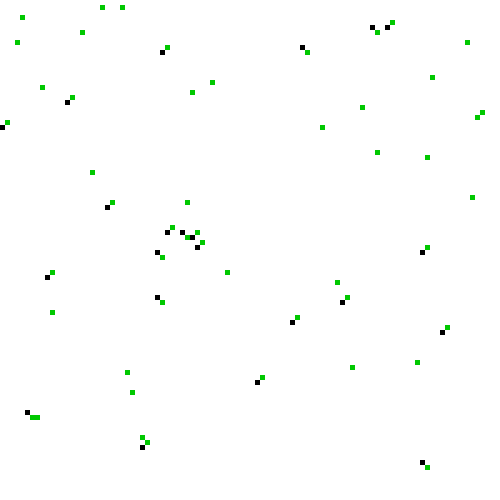
Frame 1 (no input)
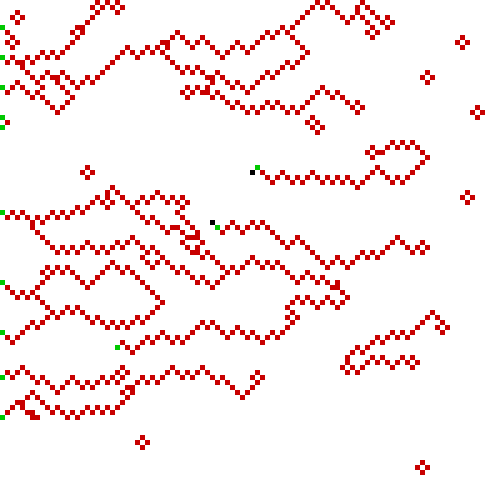
Frame 60 (the mouse pressed at the canvas centre just before this capture)
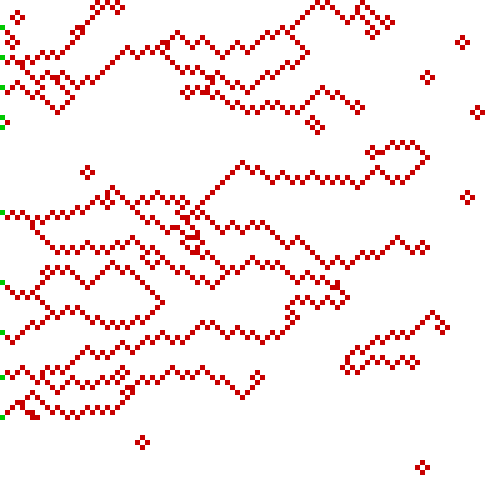
Frame 120 (the mouse held since frame 60 and released just before this capture)

The Processing sketch that drew these frames (run headless with seeded random() and noise(); from frame 60 on, the mouse is pressed at the canvas centre):

// Processing sketch: roses
// ── roses.pde
pix[][] pixs;
int rows = 100, cols = 100;
int nQuads = 5;
int nPixs = 50;
float l, h;



pix[][] setPixs() {
  pix[][] aux = new pix[rows][cols];
  for (int x = 0; x < rows; ++x) {
    for (int y = 0; y < cols; ++y) {
      aux[x][y] = new pix(0);
    }
  }
  return aux;
}

pix[][] updatePixs() {
  pix[][] aux = new pix[rows][cols];
  for (int x = 0; x < rows; ++x) {
    for (int y = 0; y < cols; ++y) {
      aux[x][y] = pixs[x][y];
      if (pixs[x][y].type == 1 && pixsAround(x, y) < 2) {
        int rx = random(1)>.5 ? 1 : -1, ry = random(1)>.5 ? 1 : -1;
        while (pixs[(x+rx+rows)%rows][(y+ry+cols)%cols].type!=0) {
          rx =  random(1)>.5 ? 1 : -1;
          ry =  random(1)>.5 ? 1 : -1;
        }
        aux[x][y].c = color(0,200,0);
        aux[(x+rx+rows)%rows][(y+ry+cols)%cols] = new pix(1);
        //pixs[x][y].c = color(200,0,0);
      }else if(pixs[x][y].type == 1){
        aux[x][y].c = color(200,0,0);
      }
    }
  }
  return aux;
}

int pixsAround(int x, int y) {
  int t = -1;
  for (int i = -1; i <= 1; ++i) {
    for (int j = -1; j <= 1; ++j) {
      if (pixs[(x+i+rows)%rows][(y+j+cols)%cols].type == 1) ++t;
    }
  }
  return t;
}

void setRandomPixs() {
  for (int i = 0; i < nPixs; ++i) {
    int rx = (int)random(rows), ry = (int)random(cols);
    while (pixs[rx][ry].type!=0) {
      rx = (int)random(rows);
      ry = (int)random(cols);
    }
    pixs[rx][ry] = new pix(1);
  }
}
boolean withinX(int x) {
  return x>=0 && x<rows ? true : false;
}

boolean withinY(int y) {
  return y>=0 && y<cols ? true : false;
}

void showQuad(int i, int j) {
  for (int x = floor(i*rows/nQuads); x < floor((i+1)*rows/nQuads); ++x) {
    for (int y = floor(j*cols/nQuads); y < floor((j+1)*cols/nQuads); ++y) {
      noStroke();
      fill(pixs[x][y].c);
      rect(x*l, y*h, l, h);
    }
  }
}

void checkQuad() {
  for (int i = 0; i < nQuads; ++i) {
    for (int j = 0; j < nQuads; ++j) {
      for (int x = floor(i*rows/nQuads); x < floor((i+1)*rows/nQuads); ++x) {
        for (int y = floor(j*cols/nQuads); y < floor((j+1)*cols/nQuads); ++y) {
          if (pixs[x][y].type!=0) {
            //println(x+" "+y);
            showQuad(i, j);
            break;
          }
        }
      }
    }
  }
}

void setup() {
  size(500, 500);
  l = width/(float)rows;
  h = height/(float)cols;
  pixs = setPixs();
  setRandomPixs();
}

void draw() {
  background(255);
  delay(100);
  pixs = updatePixs();
  checkQuad();
}

// ── pix.pde
class pix {
  int type;
  color c;

  pix(int type) {
    this.type = type;
    switch(type) {
    case 0:
      this.c = 255;
      break;
    case 1:
      this.c = 0;
      break;
    }
  }
}
